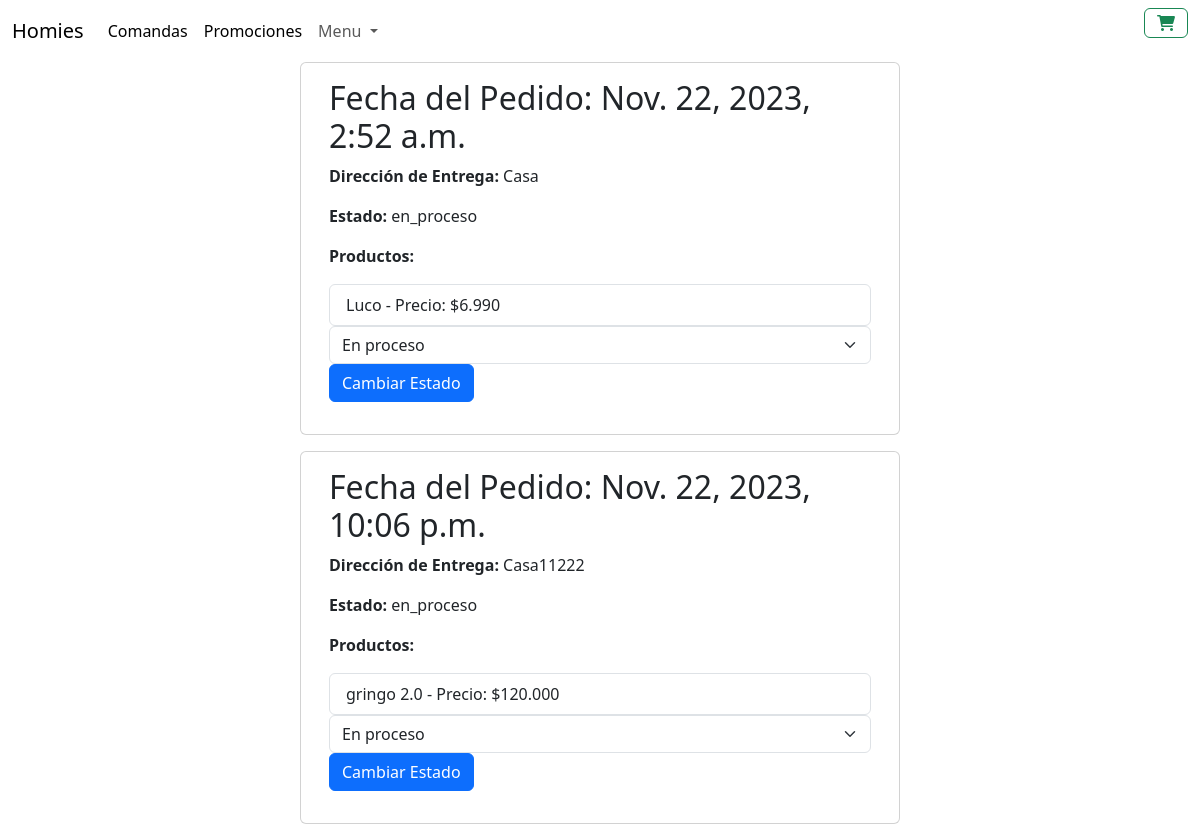
Before: /pedido/ with the older database file.
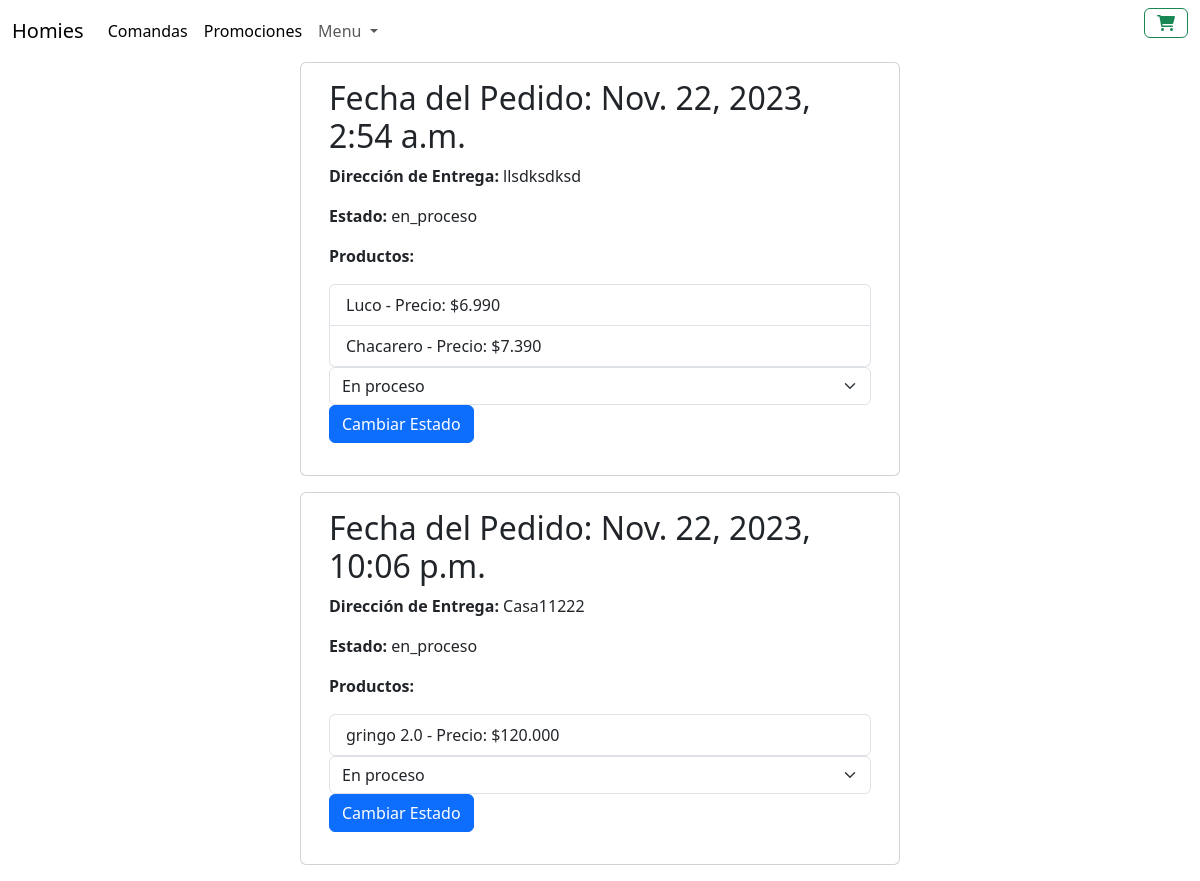
After: the same page with the newer database file.
### app/models.py (models this page shows, shortened)
class Pedido(models.Model):
    ESTADOS_PEDIDO = [
        ('en_proceso', 'En proceso'),
        ('enviado', 'Enviado'),
        ('entregado', 'Entregado'),
    ]
    productos = models.ManyToManyField(Producto)
    fecha_pedido = models.DateTimeField(auto_now_add=True)
    direccion_entrega = models.CharField(max_length=255)
    estado = models.CharField(max_length=20, choices=ESTADOS_PEDIDO, default='en_proceso')

class Producto(models.Model):
    nombre = models.CharField(max_length=200)
    descripcion = models.TextField()
    precio = models.DecimalField(max_digits=6, decimal_places=3)
    stock = models.IntegerField()
    fecha_creacion = models.DateTimeField(auto_now_add=True)
    categoria = models.ForeignKey(Categoria, on_delete=models.CASCADE)
    imagen = models.ImageField(upload_to="productos", null=True)
    cantidad = models.IntegerField(default=0)
    comentario = models.CharField(max_length=100,default="")
    SIMPLE = 'Simple'
    DOBLE = 'Doble'
    OPCIONES_HAMBURGUESA = [
        (SIMPLE, 'Hamburguesa Simple'),
        (DOBLE, 'Hamburguesa Doble'),
    ]
    tipo_hamburguesa = models.CharField(
        max_length=10,
        choices=OPCIONES_HAMBURGUESA,
        default=SIMPLE,
    )

### app/views.py (the view)
# urls.py: path('pedido/', pedido, name="pedido"),
def pedido(request):
    pedidos = Pedido.objects.filter (estado = 'en_proceso')
    context = { 'pedidos': pedidos}
    return render(request,'app/pedido.html', context)

### app/templates/app/pedido.html (shortened to what this page needs)
{% extends 'app/base.html' %}
{% load static %}
{% block content %}
<!DOCTYPE html>
<html>
<head>
</head>
<body>
  <div class="container">
    <div class="row justify-content-center">
        {% for pedido in pedidos %}
            <div class="card mb-3" style="max-width: 600px;">
                <div class="card-body">
                    <h2 class="card-title">Fecha del Pedido: {{ pedido.fecha_pedido }}</h2>
                    <p class="card-text"><strong>Dirección de Entrega:</strong> {{ pedido.direccion_entrega }}</p>
                    <p class="card-text"><strong>Estado:</strong> {{ pedido.estado }}</p>
                    <p class="card-text"><strong>Productos:</strong></p>
                    <ul class="list-group">
                        {% for producto in pedido.productos.all %}
                            <li class="list-group-item">{{ producto.nombre }} - Precio: ${{ producto.precio }}</li>
                        {% endfor %}
                    </ul>
                    <form method="post" action="{% url 'cambiar_estado_pedido' pedido.id %}">
                        <select class="form-select" name="nuevo_estado">
                            {% for choice in pedido.ESTADOS_PEDIDO %}
                                <option value="{{ choice.0 }}" {% if choice.0 == pedido.estado %}selected{% endif %}>{{ choice.1 }}</option>
                            {% endfor %}
                        </select>
                        <button type="submit" class="btn btn-primary">Cambiar Estado</button>
                    </form>
                </div>
            </div>
        {% endfor %}
    </div>
</div>
</body>
</html>
{% endblock %}

### app/templates/app/base.html (shortened to what this page needs)
{% load bootstrap5 %}
{% bootstrap_css %}
<link rel="stylesheet" href="https://cdnjs.cloudflare.com/ajax/libs/font-awesome/6.0.0/css/all.min.css">
  <nav class="navbar navbar-expand-lg navbar-light bg-custom">
    <div class="container-fluid">
      <a class="navbar-brand" href="{% url 'home' %}">Homies</a>
      <div class="collapse navbar-collapse" id="navbarSupportedContent">
        <ul class="navbar-nav me-auto mb-2 mb-lg-0">
          <li class="nav-item">
            <a class="nav-link active" aria-current="page" href="{% url 'pedido' %}">Comandas</a>
          </li>
          <li class="nav-item">
            <a class="nav-link active" aria-current="page" href="{% url 'promociones' %}">Promociones</a>
          </li>
          <li class="nav-item dropdown">
            <a class="nav-link dropdown-toggle" href="#" id="navbarDropdown" role="button" data-bs-toggle="dropdown" aria-expanded="false">
              Menu
            </a>
          </li>
        </ul>
        <form class="d-flex">
          <a href="#" class="btn btn-outline-success">
            <i class="fas fa-shopping-cart"></i>
          </a>
        </form>
      </div>
    </div>
  </nav>
  {% block content %}{% endblock %}

Changed rows visible on the page:
no longer on this page (row edited): Pedido: fecha_pedido "Nov. 22, 2023, 2:52 a.m.", direccion_entrega "Casa", estado "en_proceso", nuevo_estado "En proceso", Producto (nombre "Luco", precio "6.990")
now on this page (row edited): Pedido: fecha_pedido "Nov. 22, 2023, 2:54 a.m.", direccion_entrega "llsdksdksd", estado "en_proceso", nuevo_estado "En proceso", Producto (nombre "Luco", precio "6.990")
now on this page (row unchanged): Producto: nombre "Chacarero", precio "7.390", shown under "Nov. 22, 2023, 2:54 a.m."
